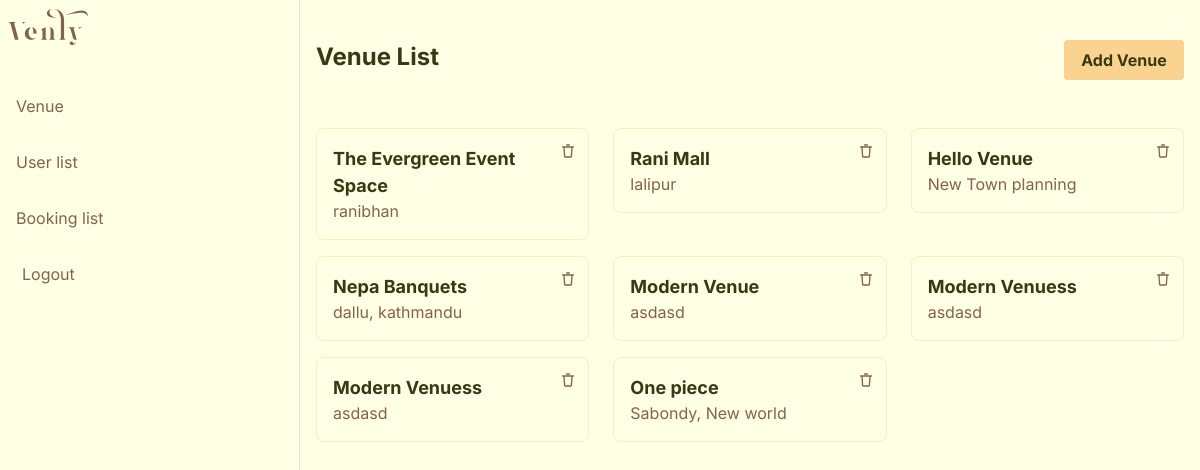
Page /venue-list.php (signed in) on the committed database.
### tables this page shows
CREATE TABLE IF NOT EXISTS `venue` (
  `id` int NOT NULL AUTO_INCREMENT,
  `name` varchar(255) NOT NULL,
  `about` text NOT NULL,
  `facility` varchar(255) NOT NULL,
  `location` varchar(255) NOT NULL,
  `email` varchar(255) NOT NULL,
  `no_of_person` int NOT NULL,
  `service_price` decimal(10,2) NOT NULL,
  `food_price` decimal(10,2) NOT NULL,
  `map_link` text,
  `img_path` varchar(255) NOT NULL,
  PRIMARY KEY (`id`)
);

### venue-list.php (the view, shortened to what this page needs)
<?php include 'inc/admin-header.php' ?>
<div class="main px-3 w-100">
    <div class="header d-flex justify-content-between mb-5 align-items-end">
        <h2 class="text-24 fw-bold color-primary-800">Venue List</h2>
        <a href='./add-venue.php' class="primary-btn d-inline-flex justify-content-center align-items-center">Add
            Venue</a>
    </div>
    <div class="row row-gap-3">
        <?php
        include("backend/db.php");
        $sql = "SELECT id, name, location FROM venue";
        $result = $conn->query($sql);
        if ($result->num_rows > 0) {
            while ($row = $result->fetch_assoc()) {
                ?>
                <div class="col-12 col-md-6 col-lg-4">
                    <a href="edit.php?id=<?php echo $row['id']; ?>">
                        <div class="venue-box position-relative border-primary-500 p-3">
                            <div class="title fw-bold text-18 color-primary-800"><?php echo $row['name']; ?></div>
                            <div class="location color-primary-700"><?php echo $row['location']; ?></div>
                            <a href="#" class="delete-btn position-absolute top-0 end-0 delete-btn me-2 mt-1"
                                data-id="<?php echo $row['id']; ?>">
                                <figure class="icon-info p-1">
                                    <img src="images/icons/icon-delete.svg" alt="icon-delete">
                                </figure>
                            </a>
                        </div>
                    </a>
                </div>
                <?php
            }
        } else {
            echo "0 results";
        }
        ?>
    </div>
</div>
</div>
<?php include 'inc/admin-footer.php' ?>

### rows in the picture
venue: name "The Evergreen Event Space", location "ranibhan"
venue: name "Rani Mall", location "lalipur"
venue: name "Hello Venue", location "New Town planning"
venue: name "Nepa Banquets", location "dallu, kathmandu"
venue: name "Modern Venue", location "asdasd"
venue: name "Modern Venuess", location "asdasd"
venue: name "Modern Venuess", location "asdasd"
venue: name "One piece", location "Sabondy, New world"
